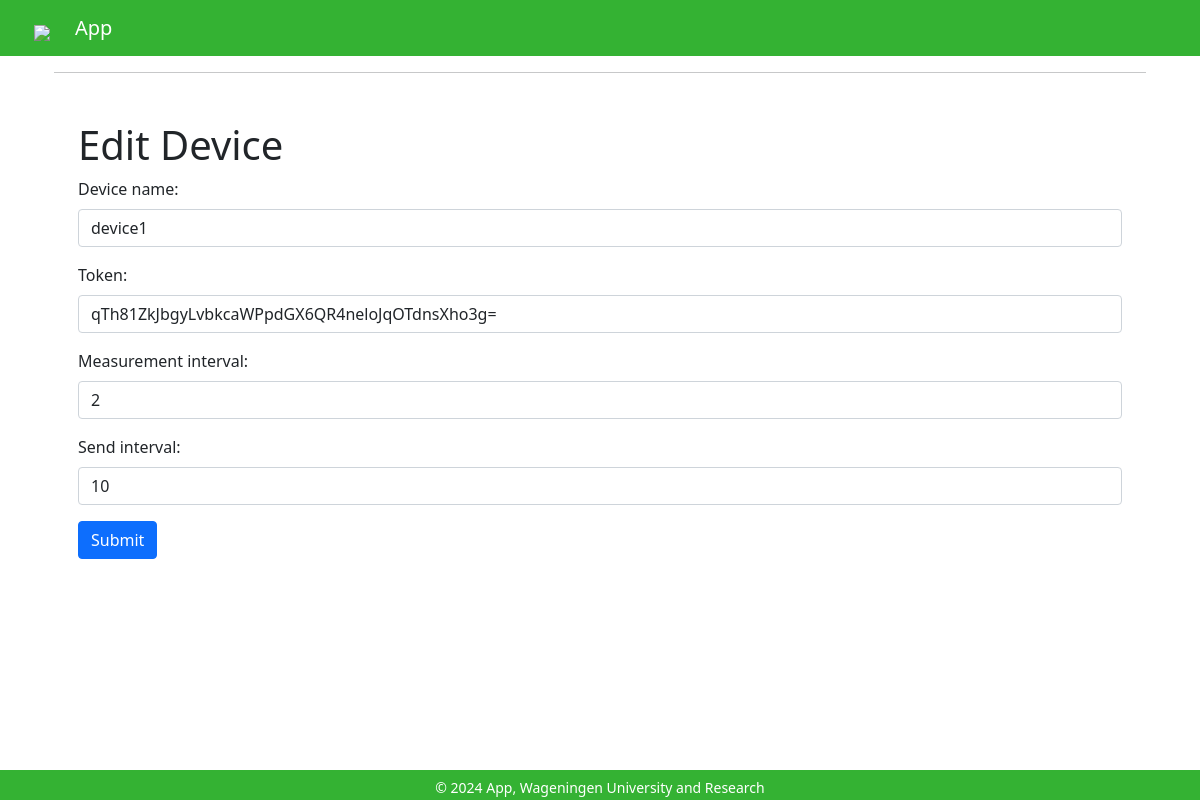
/edit_device, run on the app's committed database.
### models/model.py (models this page shows)
class Base(DeclarativeBase):
    pass

class Device(Base):
    __tablename__ = 'devices'
    id = Column(Integer, primary_key=True)
    name = Column(String)
    token = Column(String)
    endpoint = Column(String)
    location = Column(String)
    measurement_interval = Column(Integer)
    send_interval = Column(Integer)
    measurements = relationship("Measurement", back_populates="device")

### controllers/controllers.py (the view, shortened to what this page needs)
@controllers.route('/edit_device', methods=['GET', 'POST'])
def edit_device():
    device = session.query(Device).filter_by(name="device1").first()
    return render_template('edit_device.html', device=device)

### main.py (called while the page is built)
@app.context_processor
def inject_measurement_counter():
    return dict(measurement_counter=measurement_counter)

### templates/edit_device.html (shortened to what this page needs)
{% extends 'base.html' %}
{% block content %}
<div class="container mt-5">
    <h1>Edit Device</h1>
    <form method="post">
        <div class="mb-3">
            <label for="new_name" class="form-label">Device name:</label>
            <input type="text" class="form-control" id="new_name" name="new_name" value="{{ device.name }}">
        </div>
        <div class="mb-3">
            <label for="new_token" class="form-label">Token:</label>
            <input type="text" class="form-control" id="new_token" name="new_token" value="{{ device.token }}">
        </div>
        <div class="mb-3">
            <label for="new_measurement_interval" class="form-label">Measurement interval:</label>
            <input type="text" class="form-control" id="new_measurement_interval" name="new_measurement_interval" value="{{ device.measurement_interval }}">
        </div>
        <div class="mb-3">
            <label for="new_send_interval" class="form-label">Send interval:</label>
            <input type="text" class="form-control" id="new_send_interval" name="new_send_interval" value="{{ device.send_interval }}">
        </div>
        <button type="submit" class="btn btn-primary">Submit</button>
    </form>
</div>
{% endblock %}

### static/css/site.css (style rules this page uses)
html { position: relative; min-height: 100%; }
body { margin-bottom: 40px; }

### data on the page
Device: new_name "device1", new_token "qTh81ZkJbgyLvbkcaWPpdGX6QR4neloJqOTdnsXho3g=", new_measurement_interval "2", new_send_interval "10"
